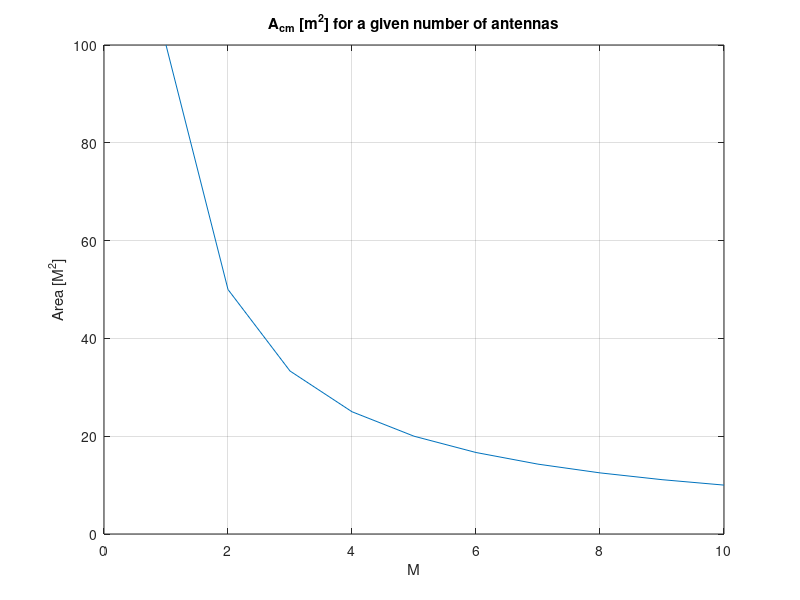
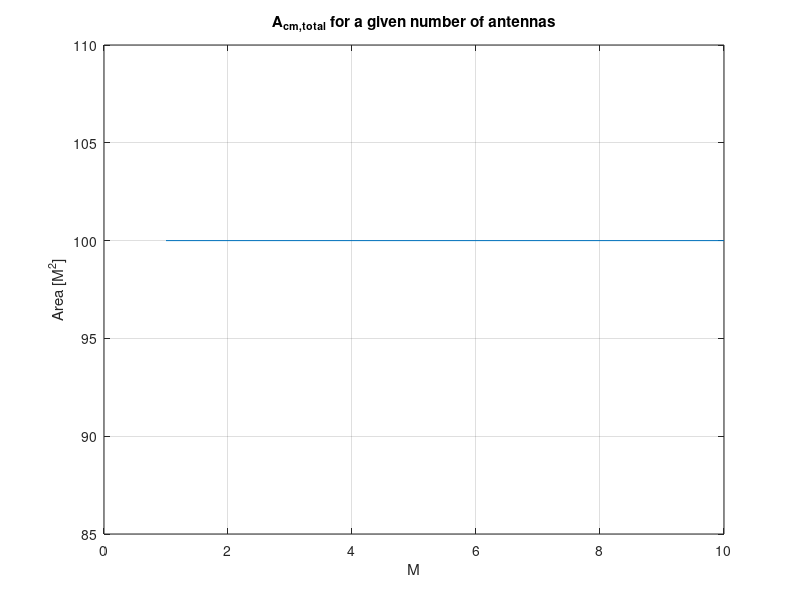

MATLAB code for these plots, in order:
close all
clear all

gamma = 2;
A_c = 100; % just picked a random number
C = 1; % dont know this shit yet
M = 1:1:10;

A_cm = (A_c .* M.^-(gamma/2));
A_cmtot = A_cm .* M;

pl_max = C*(A_c / pi)^(gamma/2);

figure()
plot(M,A_cm); grid on;
title('A_{cm} [m^2] for a given number of antennas');
xlabel('M');
ylabel('Area [M^2]');

figure()
plot(M,A_cmtot); grid on;
title('A_{cm,total} for a given number of antennas');
xlabel('M');
ylabel('Area [M^2]');


% %% 
% gamma = 1:1:10;
% M = 2;
% x = M.^-(gamma./2)
% 
% figure()
% plot(gamma,x)